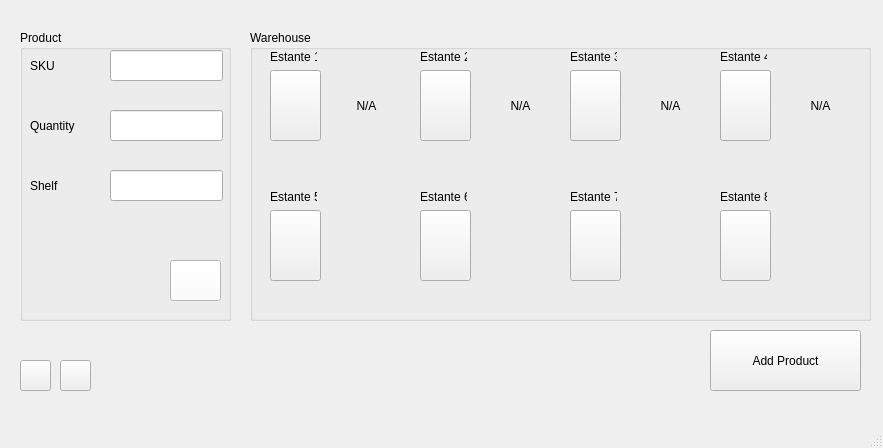
<?xml version="1.0" encoding="UTF-8"?>
<ui version="4.0">
 <class>MainWindow</class>
 <widget class="QMainWindow" name="MainWindow">
  <property name="geometry">
   <rect>
    <x>0</x>
    <y>0</y>
    <width>883</width>
    <height>448</height>
   </rect>
  </property>
  <property name="windowTitle">
   <string>MainWindow</string>
  </property>
  <widget class="QWidget" name="centralwidget">
   <widget class="QPushButton" name="pb_websocket">
    <property name="geometry">
     <rect>
      <x>60</x>
      <y>360</y>
      <width>31</width>
      <height>31</height>
     </rect>
    </property>
    <property name="text">
     <string/>
    </property>
    <property name="icon">
     <iconset>
      <normaloff>../Engranaje.png</normaloff>../Engranaje.png</iconset>
    </property>
    <property name="iconSize">
     <size>
      <width>27</width>
      <height>27</height>
     </size>
    </property>
   </widget>
   <widget class="QGroupBox" name="groupBox">
    <property name="geometry">
     <rect>
      <x>20</x>
      <y>30</y>
      <width>211</width>
      <height>291</height>
     </rect>
    </property>
    <property name="title">
     <string>Product</string>
    </property>
    <widget class="QLabel" name="l_SKU">
     <property name="geometry">
      <rect>
       <x>10</x>
       <y>20</y>
       <width>61</width>
       <height>31</height>
      </rect>
     </property>
     <property name="text">
      <string>SKU</string>
     </property>
    </widget>
    <widget class="QPushButton" name="pb_send_request">
     <property name="geometry">
      <rect>
       <x>150</x>
       <y>230</y>
       <width>51</width>
       <height>41</height>
      </rect>
     </property>
     <property name="palette">
      <palette>
       <active>
        <colorrole role="WindowText">
         <brush brushstyle="SolidPattern">
          <color alpha="255">
           <red>0</red>
           <green>0</green>
           <blue>0</blue>
          </color>
         </brush>
        </colorrole>
        <colorrole role="Button">
         <brush brushstyle="SolidPattern">
          <color alpha="255">
           <red>255</red>
           <green>255</green>
           <blue>255</blue>
          </color>
         </brush>
        </colorrole>
        <colorrole role="Light">
         <brush brushstyle="SolidPattern">
          <color alpha="255">
           <red>255</red>
           <green>255</green>
           <blue>255</blue>
          </color>
         </brush>
        </colorrole>
        <colorrole role="Midlight">
         <brush brushstyle="SolidPattern">
          <color alpha="255">
           <red>255</red>
           <green>255</green>
           <blue>255</blue>
          </color>
         </brush>
        </colorrole>
        <colorrole role="Dark">
         <brush brushstyle="SolidPattern">
          <color alpha="255">
           <red>127</red>
           <green>127</green>
           <blue>127</blue>
          </color>
         </brush>
        </colorrole>
        <colorrole role="Mid">
         <brush brushstyle="SolidPattern">
          <color alpha="255">
           <red>170</red>
           <green>170</green>
           <blue>170</blue>
          </color>
         </brush>
        </colorrole>
        <colorrole role="Text">
         <brush brushstyle="SolidPattern">
          <color alpha="255">
           <red>0</red>
           <green>0</green>
           <blue>0</blue>
          </color>
         </brush>
        </colorrole>
        <colorrole role="BrightText">
         <brush brushstyle="SolidPattern">
          <color alpha="255">
           <red>255</red>
           <green>255</green>
           <blue>255</blue>
          </color>
         </brush>
        </colorrole>
        <colorrole role="ButtonText">
         <brush brushstyle="SolidPattern">
          <color alpha="255">
           <red>0</red>
           <green>0</green>
           <blue>0</blue>
          </color>
         </brush>
        </colorrole>
        <colorrole role="Base">
         <brush brushstyle="SolidPattern">
          <color alpha="255">
           <red>255</red>
           <green>255</green>
           <blue>255</blue>
          </color>
         </brush>
        </colorrole>
        <colorrole role="Window">
         <brush brushstyle="SolidPattern">
          <color alpha="255">
           <red>255</red>
           <green>255</green>
           <blue>255</blue>
          </color>
         </brush>
        </colorrole>
        <colorrole role="Shadow">
         <brush brushstyle="SolidPattern">
          <color alpha="255">
           <red>0</red>
           <green>0</green>
           <blue>0</blue>
          </color>
         </brush>
        </colorrole>
        <colorrole role="AlternateBase">
         <brush brushstyle="SolidPattern">
          <color alpha="255">
           <red>255</red>
           <green>255</green>
           <blue>255</blue>
          </color>
         </brush>
        </colorrole>
        <colorrole role="ToolTipBase">
         <brush brushstyle="SolidPattern">
          <color alpha="255">
           <red>255</red>
           <green>255</green>
           <blue>220</blue>
          </color>
         </brush>
        </colorrole>
        <colorrole role="ToolTipText">
         <brush brushstyle="SolidPattern">
          <color alpha="255">
           <red>0</red>
           <green>0</green>
           <blue>0</blue>
          </color>
         </brush>
        </colorrole>
       </active>
       <inactive>
        <colorrole role="WindowText">
         <brush brushstyle="SolidPattern">
          <color alpha="255">
           <red>0</red>
           <green>0</green>
           <blue>0</blue>
          </color>
         </brush>
        </colorrole>
        <colorrole role="Button">
         <brush brushstyle="SolidPattern">
          <color alpha="255">
           <red>255</red>
           <green>255</green>
           <blue>255</blue>
          </color>
         </brush>
        </colorrole>
        <colorrole role="Light">
         <brush brushstyle="SolidPattern">
          <color alpha="255">
           <red>255</red>
           <green>255</green>
           <blue>255</blue>
          </color>
         </brush>
        </colorrole>
        <colorrole role="Midlight">
         <brush brushstyle="SolidPattern">
          <color alpha="255">
           <red>255</red>
           <green>255</green>
           <blue>255</blue>
          </color>
         </brush>
        </colorrole>
        <colorrole role="Dark">
         <brush brushstyle="SolidPattern">
          <color alpha="255">
           <red>127</red>
           <green>127</green>
           <blue>127</blue>
          </color>
         </brush>
        </colorrole>
        <colorrole role="Mid">
         <brush brushstyle="SolidPattern">
          <color alpha="255">
           <red>170</red>
           <green>170</green>
           <blue>170</blue>
          </color>
         </brush>
        </colorrole>
        <colorrole role="Text">
         <brush brushstyle="SolidPattern">
          <color alpha="255">
           <red>0</red>
           <green>0</green>
           <blue>0</blue>
          </color>
         </brush>
        </colorrole>
        <colorrole role="BrightText">
         <brush brushstyle="SolidPattern">
          <color alpha="255">
           <red>255</red>
           <green>255</green>
           <blue>255</blue>
          </color>
         </brush>
        </colorrole>
        <colorrole role="ButtonText">
         <brush brushstyle="SolidPattern">
          <color alpha="255">
           <red>0</red>
           <green>0</green>
           <blue>0</blue>
          </color>
         </brush>
        </colorrole>
        <colorrole role="Base">
         <brush brushstyle="SolidPattern">
          <color alpha="255">
           <red>255</red>
           <green>255</green>
           <blue>255</blue>
          </color>
         </brush>
        </colorrole>
        <colorrole role="Window">
         <brush brushstyle="SolidPattern">
          <color alpha="255">
           <red>255</red>
           <green>255</green>
           <blue>255</blue>
          </color>
         </brush>
        </colorrole>
        <colorrole role="Shadow">
         <brush brushstyle="SolidPattern">
          <color alpha="255">
           <red>0</red>
           <green>0</green>
           <blue>0</blue>
          </color>
         </brush>
        </colorrole>
        <colorrole role="AlternateBase">
         <brush brushstyle="SolidPattern">
          <color alpha="255">
           <red>255</red>
           <green>255</green>
           <blue>255</blue>
          </color>
         </brush>
        </colorrole>
        <colorrole role="ToolTipBase">
         <brush brushstyle="SolidPattern">
          <color alpha="255">
           <red>255</red>
           <green>255</green>
           <blue>220</blue>
          </color>
         </brush>
        </colorrole>
        <colorrole role="ToolTipText">
         <brush brushstyle="SolidPattern">
          <color alpha="255">
           <red>0</red>
           <green>0</green>
           <blue>0</blue>
          </color>
         </brush>
        </colorrole>
       </inactive>
       <disabled>
        <colorrole role="WindowText">
         <brush brushstyle="SolidPattern">
          <color alpha="255">
           <red>127</red>
           <green>127</green>
           <blue>127</blue>
          </color>
         </brush>
        </colorrole>
        <colorrole role="Button">
         <brush brushstyle="SolidPattern">
          <color alpha="255">
           <red>255</red>
           <green>255</green>
           <blue>255</blue>
          </color>
         </brush>
        </colorrole>
        <colorrole role="Light">
         <brush brushstyle="SolidPattern">
          <color alpha="255">
           <red>255</red>
           <green>255</green>
           <blue>255</blue>
          </color>
         </brush>
        </colorrole>
        <colorrole role="Midlight">
         <brush brushstyle="SolidPattern">
          <color alpha="255">
           <red>255</red>
           <green>255</green>
           <blue>255</blue>
          </color>
         </brush>
        </colorrole>
        <colorrole role="Dark">
         <brush brushstyle="SolidPattern">
          <color alpha="255">
           <red>127</red>
           <green>127</green>
           <blue>127</blue>
          </color>
         </brush>
        </colorrole>
        <colorrole role="Mid">
         <brush brushstyle="SolidPattern">
          <color alpha="255">
           <red>170</red>
           <green>170</green>
           <blue>170</blue>
          </color>
         </brush>
        </colorrole>
        <colorrole role="Text">
         <brush brushstyle="SolidPattern">
          <color alpha="255">
           <red>127</red>
           <green>127</green>
           <blue>127</blue>
          </color>
         </brush>
        </colorrole>
        <colorrole role="BrightText">
         <brush brushstyle="SolidPattern">
          <color alpha="255">
           <red>255</red>
           <green>255</green>
           <blue>255</blue>
          </color>
         </brush>
        </colorrole>
        <colorrole role="ButtonText">
         <brush brushstyle="SolidPattern">
          <color alpha="255">
           <red>127</red>
           <green>127</green>
           <blue>127</blue>
          </color>
         </brush>
        </colorrole>
        <colorrole role="Base">
         <brush brushstyle="SolidPattern">
          <color alpha="255">
           <red>255</red>
           <green>255</green>
           <blue>255</blue>
          </color>
         </brush>
        </colorrole>
        <colorrole role="Window">
         <brush brushstyle="SolidPattern">
          <color alpha="255">
           <red>255</red>
           <green>255</green>
           <blue>255</blue>
          </color>
         </brush>
        </colorrole>
        <colorrole role="Shadow">
         <brush brushstyle="SolidPattern">
          <color alpha="255">
           <red>0</red>
           <green>0</green>
           <blue>0</blue>
          </color>
         </brush>
        </colorrole>
        <colorrole role="AlternateBase">
         <brush brushstyle="SolidPattern">
          <color alpha="255">
           <red>255</red>
           <green>255</green>
           <blue>255</blue>
          </color>
         </brush>
        </colorrole>
        <colorrole role="ToolTipBase">
         <brush brushstyle="SolidPattern">
          <color alpha="255">
           <red>255</red>
           <green>255</green>
           <blue>220</blue>
          </color>
         </brush>
        </colorrole>
        <colorrole role="ToolTipText">
         <brush brushstyle="SolidPattern">
          <color alpha="255">
           <red>0</red>
           <green>0</green>
           <blue>0</blue>
          </color>
         </brush>
        </colorrole>
       </disabled>
      </palette>
     </property>
     <property name="text">
      <string/>
     </property>
     <property name="icon">
      <iconset>
       <normaloff>../check.png</normaloff>../check.png</iconset>
     </property>
     <property name="iconSize">
      <size>
       <width>45</width>
       <height>40</height>
      </size>
     </property>
    </widget>
    <widget class="QLineEdit" name="le_sku">
     <property name="geometry">
      <rect>
       <x>90</x>
       <y>20</y>
       <width>113</width>
       <height>31</height>
      </rect>
     </property>
    </widget>
    <widget class="QLabel" name="l_Quantity">
     <property name="geometry">
      <rect>
       <x>10</x>
       <y>80</y>
       <width>61</width>
       <height>31</height>
      </rect>
     </property>
     <property name="text">
      <string>Quantity</string>
     </property>
    </widget>
    <widget class="QLineEdit" name="le_quantity">
     <property name="geometry">
      <rect>
       <x>90</x>
       <y>80</y>
       <width>113</width>
       <height>31</height>
      </rect>
     </property>
    </widget>
    <widget class="QLabel" name="l_Warehouse">
     <property name="geometry">
      <rect>
       <x>10</x>
       <y>140</y>
       <width>61</width>
       <height>31</height>
      </rect>
     </property>
     <property name="text">
      <string>Shelf</string>
     </property>
    </widget>
    <widget class="QLineEdit" name="le_shelf">
     <property name="geometry">
      <rect>
       <x>90</x>
       <y>140</y>
       <width>113</width>
       <height>31</height>
      </rect>
     </property>
    </widget>
   </widget>
   <widget class="QPushButton" name="pushButton_3">
    <property name="geometry">
     <rect>
      <x>710</x>
      <y>330</y>
      <width>151</width>
      <height>61</height>
     </rect>
    </property>
    <property name="text">
     <string>Add Product</string>
    </property>
    <property name="icon">
     <iconset>
      <normaloff>../AddProduct.png</normaloff>../AddProduct.png</iconset>
    </property>
    <property name="iconSize">
     <size>
      <width>40</width>
      <height>40</height>
     </size>
    </property>
   </widget>
   <widget class="QGroupBox" name="groupBox_2">
    <property name="geometry">
     <rect>
      <x>250</x>
      <y>30</y>
      <width>621</width>
      <height>291</height>
     </rect>
    </property>
    <property name="title">
     <string>Warehouse</string>
    </property>
    <widget class="QPushButton" name="pushButton_2">
     <property name="geometry">
      <rect>
       <x>20</x>
       <y>40</y>
       <width>51</width>
       <height>71</height>
      </rect>
     </property>
     <property name="text">
      <string/>
     </property>
     <property name="icon">
      <iconset>
       <normaloff>../warehouse.png</normaloff>../warehouse.png</iconset>
     </property>
     <property name="iconSize">
      <size>
       <width>55</width>
       <height>60</height>
      </size>
     </property>
    </widget>
    <widget class="QPushButton" name="pushButton_4">
     <property name="geometry">
      <rect>
       <x>20</x>
       <y>180</y>
       <width>51</width>
       <height>71</height>
      </rect>
     </property>
     <property name="text">
      <string/>
     </property>
     <property name="icon">
      <iconset>
       <normaloff>../warehouse.png</normaloff>../warehouse.png</iconset>
     </property>
     <property name="iconSize">
      <size>
       <width>55</width>
       <height>60</height>
      </size>
     </property>
    </widget>
    <widget class="QLabel" name="label">
     <property name="geometry">
      <rect>
       <x>20</x>
       <y>20</y>
       <width>47</width>
       <height>13</height>
      </rect>
     </property>
     <property name="text">
      <string>Estante 1</string>
     </property>
    </widget>
    <widget class="QLabel" name="label_2">
     <property name="geometry">
      <rect>
       <x>20</x>
       <y>160</y>
       <width>47</width>
       <height>13</height>
      </rect>
     </property>
     <property name="text">
      <string>Estante 5</string>
     </property>
    </widget>
    <widget class="QLabel" name="label_3">
     <property name="geometry">
      <rect>
       <x>170</x>
       <y>20</y>
       <width>47</width>
       <height>13</height>
      </rect>
     </property>
     <property name="text">
      <string>Estante 2</string>
     </property>
    </widget>
    <widget class="QPushButton" name="pushButton_5">
     <property name="geometry">
      <rect>
       <x>170</x>
       <y>40</y>
       <width>51</width>
       <height>71</height>
      </rect>
     </property>
     <property name="text">
      <string/>
     </property>
     <property name="icon">
      <iconset>
       <normaloff>../warehouse.png</normaloff>../warehouse.png</iconset>
     </property>
     <property name="iconSize">
      <size>
       <width>55</width>
       <height>60</height>
      </size>
     </property>
    </widget>
    <widget class="QPushButton" name="pushButton_6">
     <property name="geometry">
      <rect>
       <x>170</x>
       <y>180</y>
       <width>51</width>
       <height>71</height>
      </rect>
     </property>
     <property name="text">
      <string/>
     </property>
     <property name="icon">
      <iconset>
       <normaloff>../warehouse.png</normaloff>../warehouse.png</iconset>
     </property>
     <property name="iconSize">
      <size>
       <width>55</width>
       <height>60</height>
      </size>
     </property>
    </widget>
    <widget class="QLabel" name="label_4">
     <property name="geometry">
      <rect>
       <x>320</x>
       <y>20</y>
       <width>47</width>
       <height>13</height>
      </rect>
     </property>
     <property name="text">
      <string>Estante 3</string>
     </property>
    </widget>
    <widget class="QPushButton" name="pushButton_7">
     <property name="geometry">
      <rect>
       <x>320</x>
       <y>40</y>
       <width>51</width>
       <height>71</height>
      </rect>
     </property>
     <property name="text">
      <string/>
     </property>
     <property name="icon">
      <iconset>
       <normaloff>../warehouse.png</normaloff>../warehouse.png</iconset>
     </property>
     <property name="iconSize">
      <size>
       <width>55</width>
       <height>60</height>
      </size>
     </property>
    </widget>
    <widget class="QPushButton" name="pushButton_8">
     <property name="geometry">
      <rect>
       <x>470</x>
       <y>40</y>
       <width>51</width>
       <height>71</height>
      </rect>
     </property>
     <property name="text">
      <string/>
     </property>
     <property name="icon">
      <iconset>
       <normaloff>../warehouse.png</normaloff>../warehouse.png</iconset>
     </property>
     <property name="iconSize">
      <size>
       <width>55</width>
       <height>60</height>
      </size>
     </property>
    </widget>
    <widget class="QPushButton" name="pushButton_9">
     <property name="geometry">
      <rect>
       <x>320</x>
       <y>180</y>
       <width>51</width>
       <height>71</height>
      </rect>
     </property>
     <property name="text">
      <string/>
     </property>
     <property name="icon">
      <iconset>
       <normaloff>../warehouse.png</normaloff>../warehouse.png</iconset>
     </property>
     <property name="iconSize">
      <size>
       <width>55</width>
       <height>60</height>
      </size>
     </property>
    </widget>
    <widget class="QPushButton" name="pushButton_10">
     <property name="geometry">
      <rect>
       <x>470</x>
       <y>180</y>
       <width>51</width>
       <height>71</height>
      </rect>
     </property>
     <property name="text">
      <string/>
     </property>
     <property name="icon">
      <iconset>
       <normaloff>../warehouse.png</normaloff>../warehouse.png</iconset>
     </property>
     <property name="iconSize">
      <size>
       <width>55</width>
       <height>60</height>
      </size>
     </property>
    </widget>
    <widget class="QLabel" name="label_5">
     <property name="geometry">
      <rect>
       <x>470</x>
       <y>20</y>
       <width>47</width>
       <height>13</height>
      </rect>
     </property>
     <property name="text">
      <string>Estante 4</string>
     </property>
    </widget>
    <widget class="QLabel" name="label_6">
     <property name="geometry">
      <rect>
       <x>170</x>
       <y>160</y>
       <width>47</width>
       <height>13</height>
      </rect>
     </property>
     <property name="text">
      <string>Estante 6</string>
     </property>
    </widget>
    <widget class="QLabel" name="label_7">
     <property name="geometry">
      <rect>
       <x>320</x>
       <y>160</y>
       <width>47</width>
       <height>13</height>
      </rect>
     </property>
     <property name="text">
      <string>Estante 7</string>
     </property>
    </widget>
    <widget class="QLabel" name="label_8">
     <property name="geometry">
      <rect>
       <x>470</x>
       <y>160</y>
       <width>47</width>
       <height>13</height>
      </rect>
     </property>
     <property name="text">
      <string>Estante 8</string>
     </property>
    </widget>
    <widget class="QLabel" name="label_9">
     <property name="geometry">
      <rect>
       <x>86</x>
       <y>40</y>
       <width>61</width>
       <height>71</height>
      </rect>
     </property>
     <property name="text">
      <string>N/A</string>
     </property>
     <property name="alignment">
      <set>Qt::AlignCenter</set>
     </property>
    </widget>
    <widget class="QLabel" name="label_10">
     <property name="geometry">
      <rect>
       <x>240</x>
       <y>40</y>
       <width>61</width>
       <height>71</height>
      </rect>
     </property>
     <property name="text">
      <string>N/A</string>
     </property>
     <property name="alignment">
      <set>Qt::AlignCenter</set>
     </property>
    </widget>
    <widget class="QLabel" name="label_11">
     <property name="geometry">
      <rect>
       <x>390</x>
       <y>40</y>
       <width>61</width>
       <height>71</height>
      </rect>
     </property>
     <property name="text">
      <string>N/A</string>
     </property>
     <property name="alignment">
      <set>Qt::AlignCenter</set>
     </property>
    </widget>
    <widget class="QLabel" name="label_12">
     <property name="geometry">
      <rect>
       <x>540</x>
       <y>40</y>
       <width>61</width>
       <height>71</height>
      </rect>
     </property>
     <property name="text">
      <string>N/A</string>
     </property>
     <property name="alignment">
      <set>Qt::AlignCenter</set>
     </property>
    </widget>
   </widget>
   <widget class="QPushButton" name="pb_database">
    <property name="geometry">
     <rect>
      <x>20</x>
      <y>360</y>
      <width>31</width>
      <height>31</height>
     </rect>
    </property>
    <property name="text">
     <string/>
    </property>
    <property name="icon">
     <iconset>
      <normaloff>../Img/database.png</normaloff>../Img/database.png</iconset>
    </property>
    <property name="iconSize">
     <size>
      <width>27</width>
      <height>27</height>
     </size>
    </property>
   </widget>
  </widget>
  <widget class="QMenuBar" name="menubar">
   <property name="geometry">
    <rect>
     <x>0</x>
     <y>0</y>
     <width>883</width>
     <height>21</height>
    </rect>
   </property>
  </widget>
  <widget class="QStatusBar" name="statusbar"/>
 </widget>
 <resources/>
 <connections/>
</ui>
